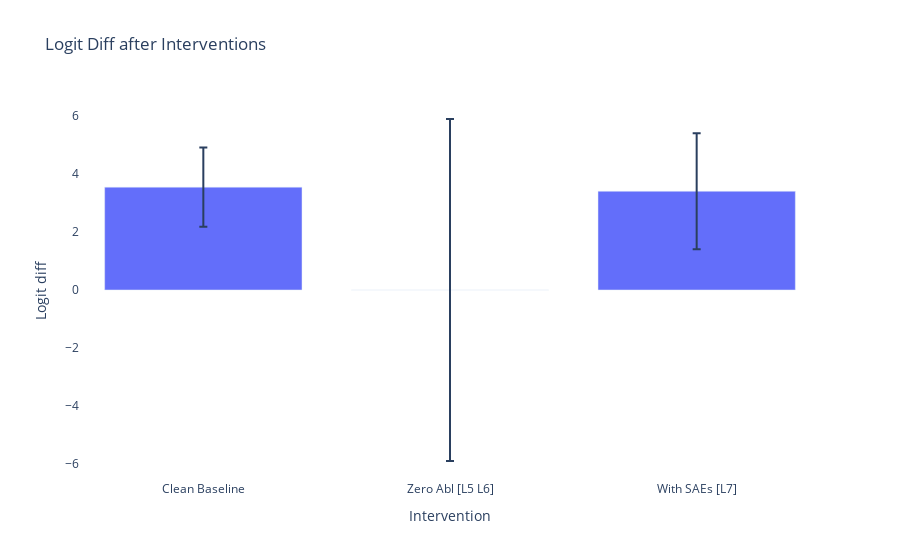

Notebook code for this chart:
### Code cell
from typing import List
import plotly.graph_objects as go
def show_avg_logit_diffs(x_axis: List[str], per_prompt_logit_diffs: List[torch.tensor]):


    y_data = [per_prompt_logit_diff.mean().item() for per_prompt_logit_diff in per_prompt_logit_diffs]
    error_y_data = [per_prompt_logit_diff.std().item() for per_prompt_logit_diff in per_prompt_logit_diffs]

    fig = go.Figure(data=[go.Bar(
        x=x_axis,
        y=y_data,
        error_y=dict(
            type='data',  # specifies that the actual values are given
            array=error_y_data,  # the magnitudes of the errors
            visible=True  # make error bars visible
        ),
    )])

    # Customize layout
    fig.update_layout(title_text=f'Logit Diff after Interventions',
                    xaxis_title_text='Intervention',
                    yaxis_title_text='Logit diff',
                    plot_bgcolor='white')

    # Show the figure
    fig.show()

x_axis = ['Clean Baseline', "Zero Abl [L5 L6]", "With SAEs [L7]"]
per_prompt_logit_diffs = [
    original_per_prompt_logit_diff,
    per_prompt_zero_abl_logit_diff,
    per_prompt_diff_with_saes]

show_avg_logit_diffs(x_axis, per_prompt_logit_diffs)

### Figure 1 — Plotly figure (JSON) as saved in the notebook; plotly's stock layout.template omitted (floating-point values rounded to 4 significant figures)
{"data": [{"error_y": {"array": [1.368, 5.904, 2.003], "type": "data", "visible": true}, "type": "bar", "x": ["Clean Baseline", "Zero Abl [L5 L6]", "With SAEs [L7]"], "y": [3.552, 0, 3.409]}], "layout": {"plot_bgcolor": "white", "title": {"text": "Logit Diff after Interventions"}, "xaxis": {"title": {"text": "Intervention"}}, "yaxis": {"title": {"text": "Logit diff"}}}}
